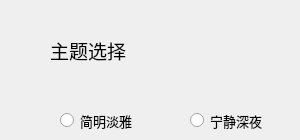
          <widget class="QWidget" name="page_7">
           <property name="styleSheet">
            <string notr="true">#page_7{
background-color:rgb(118,238,198);
}</string>
           </property>
           <widget class="QLabel" name="label_32">
            <property name="geometry">
             <rect>
              <x>50</x>
              <y>30</y>
              <width>150</width>
              <height>40</height>
             </rect>
            </property>
            <property name="font">
             <font>
              <family>宋体</family>
              <pointsize>14</pointsize>
             </font>
            </property>
            <property name="text">
             <string>主题选择</string>
            </property>
           </widget>
           <widget class="QRadioButton" name="radioButton_8">
            <property name="geometry">
             <rect>
              <x>60</x>
              <y>110</y>
              <width>101</width>
              <height>21</height>
             </rect>
            </property>
            <property name="font">
             <font>
              <family>宋体</family>
              <pointsize>10</pointsize>
             </font>
            </property>
            <property name="text">
             <string>简明淡雅</string>
            </property>
            <property name="iconSize">
             <size>
              <width>12</width>
              <height>12</height>
             </size>
            </property>
           </widget>
           <widget class="QRadioButton" name="radioButton_9">
            <property name="geometry">
             <rect>
              <x>190</x>
              <y>110</y>
              <width>101</width>
              <height>21</height>
             </rect>
            </property>
            <property name="font">
             <font>
              <family>宋体</family>
              <pointsize>10</pointsize>
             </font>
            </property>
            <property name="text">
             <string>宁静深夜</string>
            </property>
            <property name="iconSize">
             <size>
              <width>12</width>
              <height>12</height>
             </size>
            </property>
           </widget>
          </widget>
